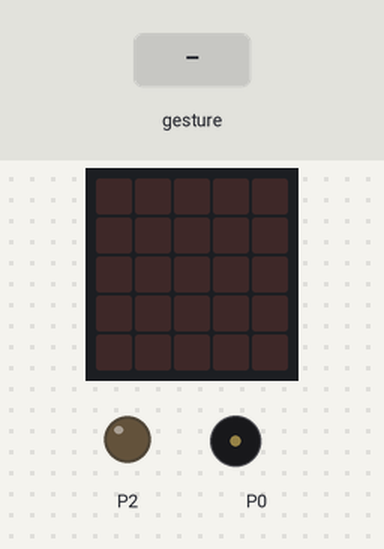
This program was run on a simulated BBC micro:bit (MakeCode). On the bench: the board's 5×5 LED display, output pins drawn as LEDs (lit = HIGH), buzzer (waves = sounding). Dashed ring = blinking. Inputs (shaded band) come from the test bench.

Above: at 1.2 s.
1.3 s: sound turns loud
At 1.7 s:
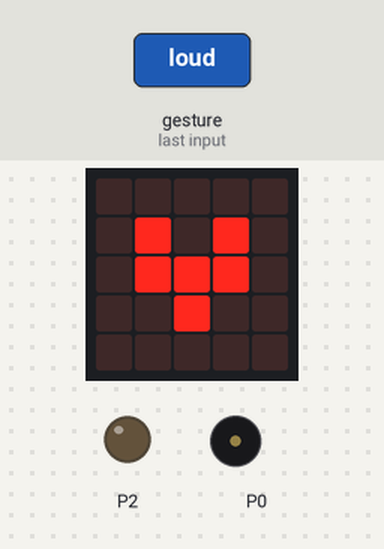
At 6.9 s:
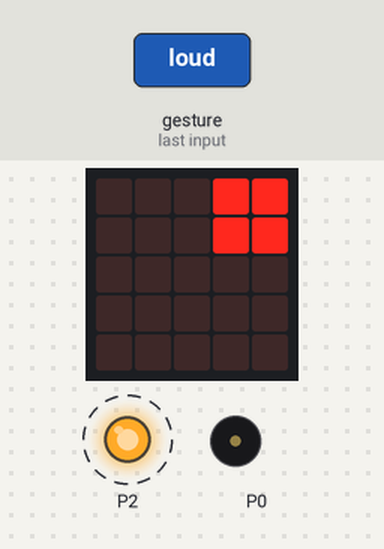
Timing chart, 0 to 51.1 s (numbered marks = the images above; inputs shaded):
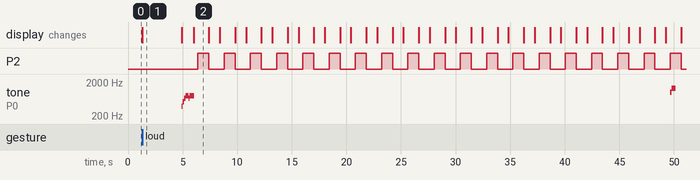

The program:

main.ts
```typescript
function 歯みがき () {
    while (歯磨き時間ミリ秒 >= control.millis() - 計測開始時間ミリ秒) {
        if (点灯 == 1) {
            if (control.millis() - 計測開始時間ミリ秒 > 135000) {
                basic.showLeds(`
                    # # . . .
                    # # . . .
                    . . . . .
                    . . . . .
                    . . . . .
                    `)
                切り替えお知らせ(2)
            } else if (control.millis() - 計測開始時間ミリ秒 > 90000) {
                basic.showLeds(`
                    . . . . .
                    . . . . .
                    . . . . .
                    # # . . .
                    # # . . .
                    `)
                切り替えお知らせ(1)
            } else if (control.millis() - 計測開始時間ミリ秒 > 45000) {
                basic.showLeds(`
                    . . . . .
                    . . . . .
                    . . . . .
                    . . . # #
                    . . . # #
                    `)
                切り替えお知らせ(0)
            } else {
                basic.showLeds(`
                    . . . # #
                    . . . # #
                    . . . . .
                    . . . . .
                    . . . . .
                    `)
            }
        } else {
            basic.clearScreen()
        }
        信号制御()
        basic.pause(1000)
        点灯 = 点灯 * -1
    }
    music.startMelody(music.builtInMelody(Melodies.Ringtone), MelodyOptions.Once)
    basic.showLeds(`
        . # . . .
        . . # . .
        . . . # .
        . . . . #
        . . . # .
        `)
    while (true) {
        basic.pause(1000)
        信号制御()
    }
}
function 信号制御 () {
    if (control.millis() - 計測開始時間ミリ秒 > 180000) {
        Kitronik_STOPbit.trafficLightLED(Kitronik_STOPbit.LightColours.Red, Kitronik_STOPbit.DisplayLights.On)
        Kitronik_STOPbit.trafficLightLED(Kitronik_STOPbit.LightColours.Yellow, Kitronik_STOPbit.DisplayLights.On)
        Kitronik_STOPbit.trafficLightLED(Kitronik_STOPbit.LightColours.Green, Kitronik_STOPbit.DisplayLights.On)
    } else if (control.millis() - 計測開始時間ミリ秒 > 120000) {
        if (信号ON) {
            Kitronik_STOPbit.trafficLightLED(Kitronik_STOPbit.LightColours.Red, Kitronik_STOPbit.DisplayLights.On)
        } else {
            Kitronik_STOPbit.trafficLightLED(Kitronik_STOPbit.LightColours.Red, Kitronik_STOPbit.DisplayLights.Off)
        }
        Kitronik_STOPbit.trafficLightLED(Kitronik_STOPbit.LightColours.Yellow, Kitronik_STOPbit.DisplayLights.On)
        Kitronik_STOPbit.trafficLightLED(Kitronik_STOPbit.LightColours.Green, Kitronik_STOPbit.DisplayLights.On)
    } else if (control.millis() - 計測開始時間ミリ秒 > 60000) {
        if (信号ON) {
            Kitronik_STOPbit.trafficLightLED(Kitronik_STOPbit.LightColours.Yellow, Kitronik_STOPbit.DisplayLights.On)
        } else {
            Kitronik_STOPbit.trafficLightLED(Kitronik_STOPbit.LightColours.Yellow, Kitronik_STOPbit.DisplayLights.Off)
        }
        Kitronik_STOPbit.trafficLightLED(Kitronik_STOPbit.LightColours.Green, Kitronik_STOPbit.DisplayLights.On)
    } else {
        if (信号ON) {
            Kitronik_STOPbit.trafficLightLED(Kitronik_STOPbit.LightColours.Green, Kitronik_STOPbit.DisplayLights.On)
        } else {
            Kitronik_STOPbit.trafficLightLED(Kitronik_STOPbit.LightColours.Green, Kitronik_STOPbit.DisplayLights.Off)
        }
    }
    if (信号ON == 0) {
        信号ON = 1
    } else {
        信号ON = 0
    }
}
input.onSound(DetectedSound.Loud, function () {
    if (計測開始時間ミリ秒 == 0) {
        basic.showIcon(IconNames.SmallHeart)
        計測開始時間ミリ秒 = control.millis()
        basic.pause(3000)
        music.startMelody(music.builtInMelody(Melodies.PowerUp), MelodyOptions.Once)
        basic.clearScreen()
        basic.pause(100)
        Kitronik_STOPbit.trafficLightLED(Kitronik_STOPbit.LightColours.Red, Kitronik_STOPbit.DisplayLights.Off)
        歯みがき()
    }
})
function 切り替えお知らせ (数値: number) {
    if (切り替え音[数値] == 0) {
        music.startMelody(music.builtInMelody(Melodies.BaDing), MelodyOptions.Once)
        切り替え音[数値] = 1
    }
}
let 切り替え音: number[] = []
let 歯磨き時間ミリ秒 = 0
let 点灯 = 0
let 信号ON = 0
let 計測開始時間ミリ秒 = 0
計測開始時間ミリ秒 = 0
信号ON = 0
点灯 = -1
歯磨き時間ミリ秒 = 180000
music.setVolume(255)
切り替え音 = [0, 0, 0]
```

test.ts
```typescript
// テストはここに来ます。このパッケージが拡張機能として使用されるときにはコンパイルされません。
```

Measured:
- after the input at 1.3 s, P2: alternates HIGH for 1.0 s and LOW for 1.4 s, starting after 5.1 s; tone on P0: plays 392 Hz for 0.13 s, 523 Hz for 0.13 s, 659 Hz for 0.13 s, 784 Hz for 0.26 s, 659 Hz for 0.13 s, 784 Hz for 0.38 s … (8 notes in this stretch), starting after 3.6 s; the display: changes at once (image 1)
- what the display in image 1 shows lasts 3.6 s, from 1.3 s to 4.9 s
